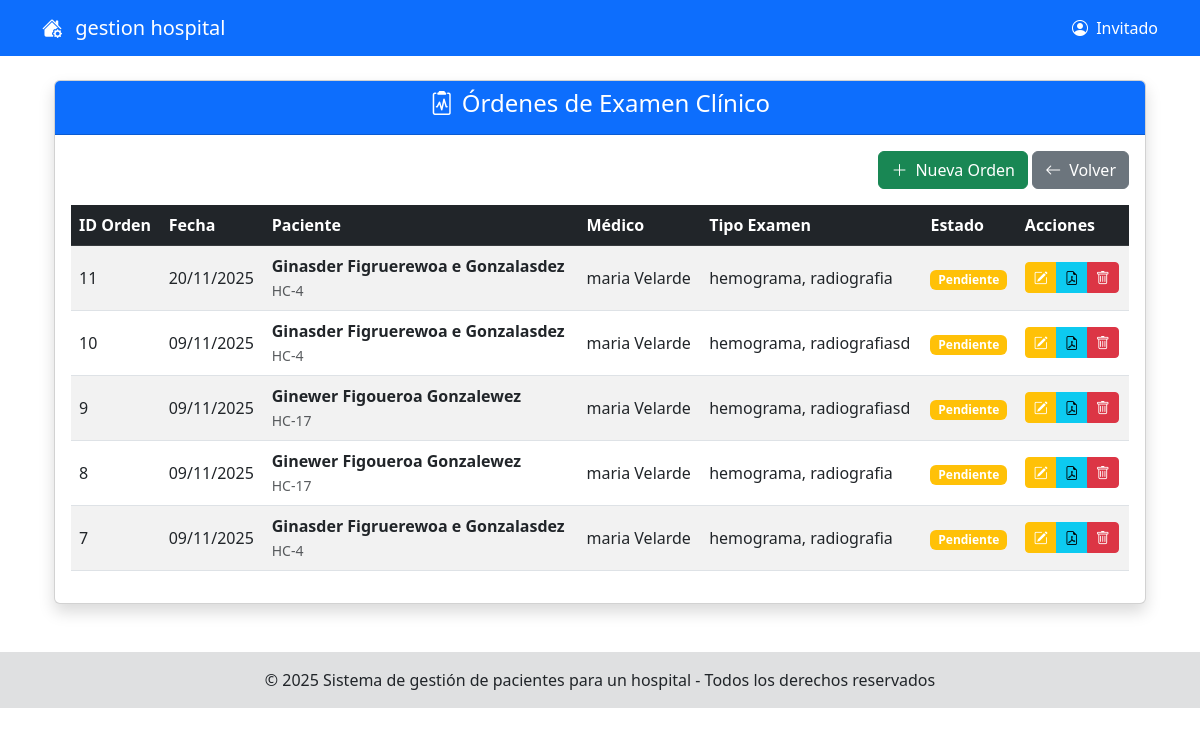
The page /modeloRol/medico/registroRepetidosPorCadaVisista/gestionOrdenExamenClinicoPaciente/indexOrdenExamenClinico.php on the database its author committed.
### tables this page shows
CREATE TABLE `orden_examen` (
  `id_orden` int(11) NOT NULL,
  `historia_clinica_id` int(11) NOT NULL,
  `id_medico` int(11) NOT NULL,
  `fecha` date NOT NULL,
  `tipo_examen` varchar(100) NOT NULL COMMENT 'Ejemplo: Hemograma, Radiografía, Ecografía',
  `indicaciones` text DEFAULT NULL,
  `estado` enum('Pendiente','Realizado','Entregado') DEFAULT 'Pendiente',
  `resultados` text DEFAULT NULL
);

### modeloRol/medico/registroRepetidosPorCadaVisista/gestionOrdenExamenClinicoPaciente/indexOrdenExamenClinico.php (called while the page is built, shortened)
<?php
include_once('./formOrdenExamenClinico.php');
$obj = new formOrdenExamenClinico();
$obj->formOrdenExamenClinicoShow();
?>

### modelo/conexion.php (called while the page is built, shortened)
<?php
class Conexion
{
    private static $instancia = null;
    private $connection;
    private $host = 'localhost';
    private $user = 'root';
    private $pass = '';
    private $dbName = 'opipitaltrabajo';
    private function __construct()
    {
        $this->connection = new mysqli($this->host, $this->user, $this->pass, $this->dbName);
        $this->connection->set_charset("utf8");
    }
    public static function getInstancia()
    {
        if (self::$instancia === null) {
            self::$instancia = new Conexion();
        }
        return self::$instancia;
    }
    public function getConnection()
    {
        return $this->connection;
    }
}
?>

### modelo/OrdenExamenDAO.php (called while the page is built, shortened)
<?php
include_once('conexion.php');
class OrdenExamenDAO
{
    private $connection;
    public function __construct() {
        $this->connection = Conexion::getInstancia()->getConnection();
    }
    public function obtenerTodasOrdenes()
    {
        $sql = "SELECT
                    oe.id_orden,
                    oe.historia_clinica_id,
                    oe.id_medico,
                    oe.fecha,
                    oe.tipo_examen,
                    oe.indicaciones,
                    oe.estado,
                    oe.resultados,
                    CONCAT(u_pac.nombre, ' ', u_pac.apellido_paterno, ' ', u_pac.apellido_materno) AS nombre_paciente,
                    p.dni,
                    CONCAT(u_med.nombre, ' ', u_med.apellido_paterno) AS nombre_medico
                FROM orden_examen oe
                JOIN historia_clinica hc ON oe.historia_clinica_id = hc.historia_clinica_id
                JOIN pacientes p ON hc.id_paciente = p.id_paciente
                JOIN usuarios u_pac ON p.id_usuario = u_pac.id_usuario
                JOIN medicos m ON oe.id_medico = m.id_medico
                JOIN usuarios u_med ON m.id_usuario = u_med.id_usuario
                ORDER BY oe.fecha DESC, oe.id_orden DESC";
        $resultado = $this->connection->query($sql);
        $ordenes = [];
        if ($resultado) {
            while ($fila = $resultado->fetch_assoc()) {
                $ordenes[] = $fila;
            }
        }
        return $ordenes;
    }
}
?>

### modeloRol/medico/registroRepetidosPorCadaVisista/gestionOrdenExamenClinicoPaciente/formOrdenExamenClinico.php (the view, shortened to what this page needs)
<?php
include_once("../../../../shared/pantalla.php");
include_once("../../../../modelo/OrdenExamenDAO.php");
class formOrdenExamenClinico extends pantalla
{
    private $objDAO;
    public function __construct() {
        $this->objDAO = new OrdenExamenDAO;
    }
    public function formOrdenExamenClinicoShow()
    {
        try {
            $listaOrdenes = $this->objDAO->obtenerTodasOrdenes();
?>
<div class="container mt-4">
    <div class="card shadow">
        <div class="card-header bg-primary text-white text-center">
            <h4><i class="bi bi-clipboard2-pulse me-2"></i>Órdenes de Examen Clínico</h4>
        </div>
        <div class="card-body">
            <div class="row mb-3">
                <div class="col-md-12 text-end">
                    <a href="./agregarOrdenMedico/indexAgregarExamenClinico.php" class="btn btn-success">
                        <i class="bi bi-plus-lg me-2"></i>Nueva Orden
                    </a>
                    <a href="../gestionHistorialMedico/indexHistorialMedico.php" class="btn btn-secondary">
                        <i class="bi bi-arrow-left me-2"></i>Volver
                    </a>
                </div>
            </div>
            <div class="table-responsive">
                <table class="table table-striped table-hover align-middle">
                    <thead>
                        <tr class="table-dark">
                            <th>ID Orden</th>
                            <th>Fecha</th>
                            <th>Paciente</th>
                            <th>Médico</th>
                            <th>Tipo Examen</th>
                            <th>Estado</th>
                            <th>Acciones</th>
                        </tr>
                    </thead>
                    <tbody>
                        <?php if (count($listaOrdenes) > 0): ?>
                            <?php foreach ($listaOrdenes as $orden): ?>
                                <tr>
                                    <td><?php echo htmlspecialchars($orden['id_orden']); ?></td>
                                    <td><?php echo date('d/m/Y', strtotime($orden['fecha'])); ?></td>
                                    <td>
                                        <strong><?php echo htmlspecialchars($orden['nombre_paciente']); ?></strong><br>
                                        <small class="text-muted">HC-<?php echo htmlspecialchars($orden['historia_clinica_id']); ?></small>
                                    </td>
                                    <td><?php echo htmlspecialchars($orden['nombre_medico']); ?></td>
                                    <td><?php echo htmlspecialchars($orden['tipo_examen']); ?></td>
                                    <td>
                                        <?php
                                        $estadoClass = [
                                            'Pendiente' => 'warning',
                                            'Realizado' => 'success',
                                            'Entregado' => 'info'
                                        ];
                                        $clase = $estadoClass[$orden['estado']] ?? 'secondary';
                                        ?>
                                        <span class="badge bg-<?php echo $clase; ?>">
                                            <?php echo htmlspecialchars($orden['estado']); ?>
                                        </span>
                                    </td>
                                   <td>
                                            <div class="btn-group btn-group-sm">
                                                <a href="./editarOrdenMedico/indexEditarExamenClinico.php?id_orden=<?php echo htmlspecialchars($orden['id_orden']); ?>"
                                                class="btn btn-warning text-white" title="Editar">
                                                    <i class="bi bi-pencil-square"></i>
                                                </a>
                                                <a href="./generarOrdenExamenClinicoPDF/indexOrdenExamenClincioPDF.php?id=<?php echo htmlspecialchars($orden['id_orden']); ?>"
                                                target="_blank" class="btn btn-info" title="Generar PDF">
                                                    <i class="bi bi-file-earmark-pdf"></i>
                                                </a>
                                                <button onclick="confirmarEliminar(<?php echo htmlspecialchars($orden['id_orden']); ?>)"
                                                        class="btn btn-danger" title="Eliminar">
                                                    <i class="bi bi-trash"></i>
                                                </button>
                                            </div>
                                        </td>
                                             </tr>
                            <?php endforeach; ?>
                        <?php endif; ?>
                    </tbody>
                </table>
            </div>
        </div>
    </div>
</div>
<?php
        } catch (Exception $e) {
            echo "<div class='alert alert-danger'>Error: " . htmlspecialchars($e->getMessage()) . "</div>";
        }
    }
}
?>

### rows shown on the page
orden_examen: id_orden "11", fecha "20/11/2025", nombre_paciente "Ginasder Figruerewoa e Gonzalasdez", historia_clinica "4", nombre_medico "maria Velarde", tipo_examen "hemograma, radiografia", estado "Pendiente"
orden_examen: id_orden "10", fecha "09/11/2025", nombre_paciente "Ginasder Figruerewoa e Gonzalasdez", historia_clinica "4", nombre_medico "maria Velarde", tipo_examen "hemograma, radiografiasd", estado "Pendiente"
orden_examen: id_orden "9", fecha "09/11/2025", nombre_paciente "Ginewer Figoueroa Gonzalewez", historia_clinica "17", nombre_medico "maria Velarde", tipo_examen "hemograma, radiografiasd", estado "Pendiente"
orden_examen: id_orden "8", fecha "09/11/2025", nombre_paciente "Ginewer Figoueroa Gonzalewez", historia_clinica "17", nombre_medico "maria Velarde", tipo_examen "hemograma, radiografia", estado "Pendiente"
orden_examen: id_orden "7", fecha "09/11/2025", nombre_paciente "Ginasder Figruerewoa e Gonzalasdez", historia_clinica "4", nombre_medico "maria Velarde", tipo_examen "hemograma, radiografia", estado "Pendiente"

### other values the page prints
$_SESSION['login'] "Invitado"
